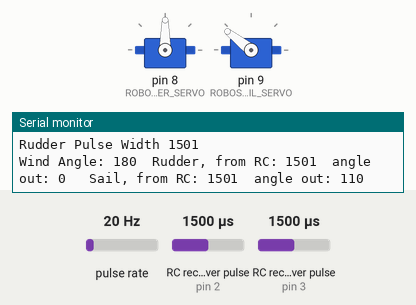
Bench run of a sketch on a simulated Arduino Uno, built with avr-gcc and run on an emulated ATmega328P. On the bench: 2 × servo, the last lines printed to the serial monitor. Wiring (inferred from the names in the program): 2 × RC receiver channel: data pin 2 / data pin 3; pulse sensor: data pin 7. The test bench sets the inputs (shaded band); at power-on: pulse rate 20 Hz, RC receiver pulse (sensors on pin 3, pin 2) 1500 µs.

Above: at 1.2 s.
1.3 s: pulse rate (sensor on pin 7) set to 100 Hz
4.3 s: RC receiver pulse (sensor on pin 3) set to 1020 µs
7.3 s: RC receiver pulse (sensor on pin 2) set to 1020 µs
At 8.4 s:
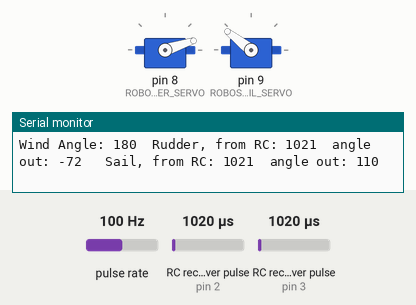
8.8 s: RC receiver pulse (sensor on pin 2) set to 1750 µs
At 9.5 s:
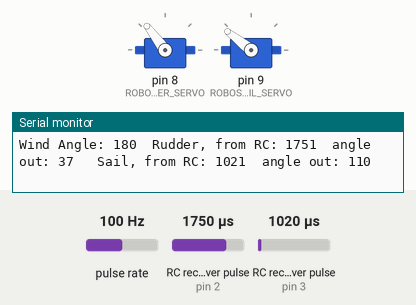
10.3 s: RC receiver pulse (sensor on pin 2) set to 1250 µs
At 10.7 s:
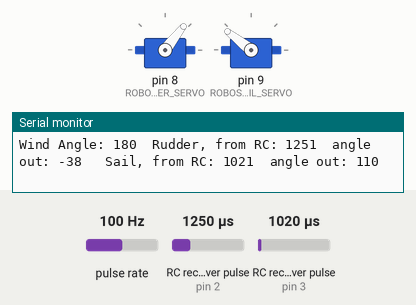
11.8 s: RC receiver pulse (sensor on pin 2) set to 1980 µs
At 13.0 s:
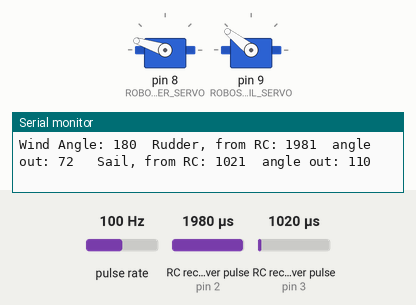
Timing chart, 0 to 14.3 s (numbered marks = the images above; inputs shaded):
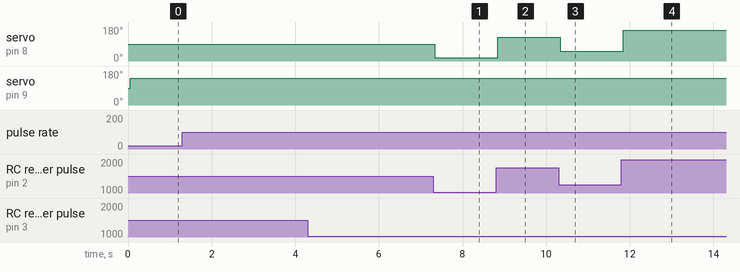

Measured:
- after the input at 7.3 s, servo on pin 8 (ROBOSAIL_PIN_RUDDER_SERVO): 90° → 18° at once
- after the input at 8.8 s, servo on pin 8 (ROBOSAIL_PIN_RUDDER_SERVO): 18° → 127° at once
- after the input at 10.3 s, servo on pin 8 (ROBOSAIL_PIN_RUDDER_SERVO): 127° → 52° at once
- after the input at 11.8 s, servo on pin 8 (ROBOSAIL_PIN_RUDDER_SERVO): 52° → 162° at once

The sketch:

sail_control_ike.ino
```cpp
/* BoatCodeStarterWindOnly rev 5/2/2015
© 2014-2015 RoboSail
This program contains starter code for programming a boat
using information from the Wind Sensor.
For detailed information about getting input from the WindSensor,
input from the RC receiver, and sending output to the Servos,
see these programs: WindSensor and RCPassThroughSimple

Program values are displayed to the Serial Monitor when the
variable "verbose" is set to true.  otherwise set verbose to false.
*/

#include <Servo.h>
boolean verbose = true;  //true calls function for values to be printed to monitor

// Pin assignments
const int ROBOSAIL_PIN_WIND = 7;
//input pins from receiver
const int ROBOSAIL_PIN_RUDDER_RC = 2;
const int ROBOSAIL_PIN_SAIL_RC = 3;
// Output pins to the servos
const int ROBOSAIL_PIN_RUDDER_SERVO = 8;
const int ROBOSAIL_PIN_SAIL_SERVO = 9;
// variables to hold input and output values

const int windAngleIncrement = 30;
int rudderPulseWidth;
int rudderServoOut;
int sailPulseWidth;
int sailServoOut;
bool automatic=false;
//variables for WindSensor
int windAngle = 0;
int desWindAngle=180;
int windPulseWidth = 0;
int i = 0;
int rudderAngle = 0;
boolean waitForInput = true;

//create servo objects
Servo rudderServo;
Servo sailServo;

void setup() {
  Serial.begin(115200);
  Serial.println("\nRoboSail BoatCode - XXXXX");  //write program name here
  // Set RC receiver and WindSensor on digital input pins
  pinMode(ROBOSAIL_PIN_RUDDER_RC, INPUT);
  pinMode(ROBOSAIL_PIN_SAIL_RC, INPUT);
  pinMode(ROBOSAIL_PIN_WIND, INPUT);

  // attach the servos to the proper pins
  rudderServo.attach(ROBOSAIL_PIN_RUDDER_SERVO);
  sailServo.attach(ROBOSAIL_PIN_SAIL_SERVO);
}

void loop() {
//*********** Read in data from the RC receiver and sensors *********
  // Read the command pulse from the RC receiver
  rudderPulseWidth = pulseIn(ROBOSAIL_PIN_RUDDER_RC, HIGH, 25000);
  sailPulseWidth = pulseIn(ROBOSAIL_PIN_SAIL_RC, HIGH, 25000);
  // Calculate the servo position in degrees.
  rudderServoOut = map(rudderPulseWidth, 1000, 2000, -75, 75);
  sailServoOut = map(sailPulseWidth, 1090, 1900, 0, 90);

  // Read values from the WindSensor
  windPulseWidth = pulseIn(ROBOSAIL_PIN_WIND, HIGH, 25000);
  // Convert the wind angle to degrees from PWM.  Range -180 to +180
  windAngle = map(windPulseWidth, 0, 1024, 180, -180);
  windAngle = constrain(windAngle, -180, 180);

//**************** your code here ******************
// calculate values for rudderServoOut and sailServoOut in degrees.
//input of abs value
//--------------------------------------------------------------------
//Decide Auto
//Serial.print(sailPulseWidth);
if(sailPulseWidth<1300){
//RC Position
  automatic=false;
  //Serial.println(" False");
}
//Else automatic
else{
  // If entering automatic mode, change desired wind angle to actual wind angle.
  if (automatic == false) {
    desWindAngle = windAngle;
  }
  automatic=true;
  //Serial.println("True");
}

if(automatic==true){
  Serial.print("Rudder Pulse Width ");
  Serial.println(rudderPulseWidth);
  // Detect joystick right input
  if (waitForInput) {
    if (rudderPulseWidth>1700) {
      desWindAngle += windAngleIncrement;
      desWindAngle = (desWindAngle>180) ? desWindAngle-360 :desWindAngle;
      waitForInput = false;
      //Serial.println("right");
    }

    // detect joystick left input
    if (rudderPulseWidth<1250)
    {//input delay for both input
      //delay(500);
      desWindAngle -= windAngleIncrement;
      desWindAngle = (desWindAngle<-180) ? desWindAngle+360 :desWindAngle;
      //Serial.println("left");
      waitForInput = false;
    }
  } else {
    if (rudderPulseWidth >= 1300 && rudderPulseWidth <= 1550) {
      waitForInput = true;
    }
  }

  rudderAngle = (desWindAngle-windAngle);
  if (rudderAngle > 180) {
    rudderAngle -= 360;
  }

  if (rudderAngle < -180) {
    rudderAngle += 360;
  }

  rudderServoOut = rudderAngle/4;
}


// Sail Control = always automatic
  windAngle = abs(windAngle);
  if(windAngle<45){
    sailServoOut=20;
  } else{
   sailServoOut=(windAngle*2/3-10);
  }


//---------------------------------------------------------------------
    if (verbose) {printToMonitor();}

//*************create output commands ***********************
  // calculate appropriate values for the servos, then command the servos to move
  // the Rudder servo motor ranges from 0 to 180 with 90 deg in the center
  // the Sailwinch servo is at ~55 deg when full-in, which we think of as 0 deg,
  //  and ~125 deg when full out, which we think of as 90 deg
  rudderServoOut = map(rudderServoOut, -90, 90, 0, 180);
  rudderServo.write(rudderServoOut);
  sailServoOut = map(sailServoOut, 0, 90, 45, 125);
  sailServo.write(sailServoOut);


} //end of loop()


// Function to Print out all values for debug.
void printToMonitor()
{
  Serial.print("Wind Angle: ");
  Serial.print(windAngle);

  Serial.print("  Rudder, from RC: ");
  Serial.print(rudderPulseWidth);
  Serial.print("  angle out: ");
  Serial.print(rudderServoOut);

  Serial.print("\t Sail, from RC: ");
  Serial.print(sailPulseWidth);
  Serial.print("  angle out: ");
  Serial.print(sailServoOut);

  Serial.print("\n"); // Print a new line
}
```
